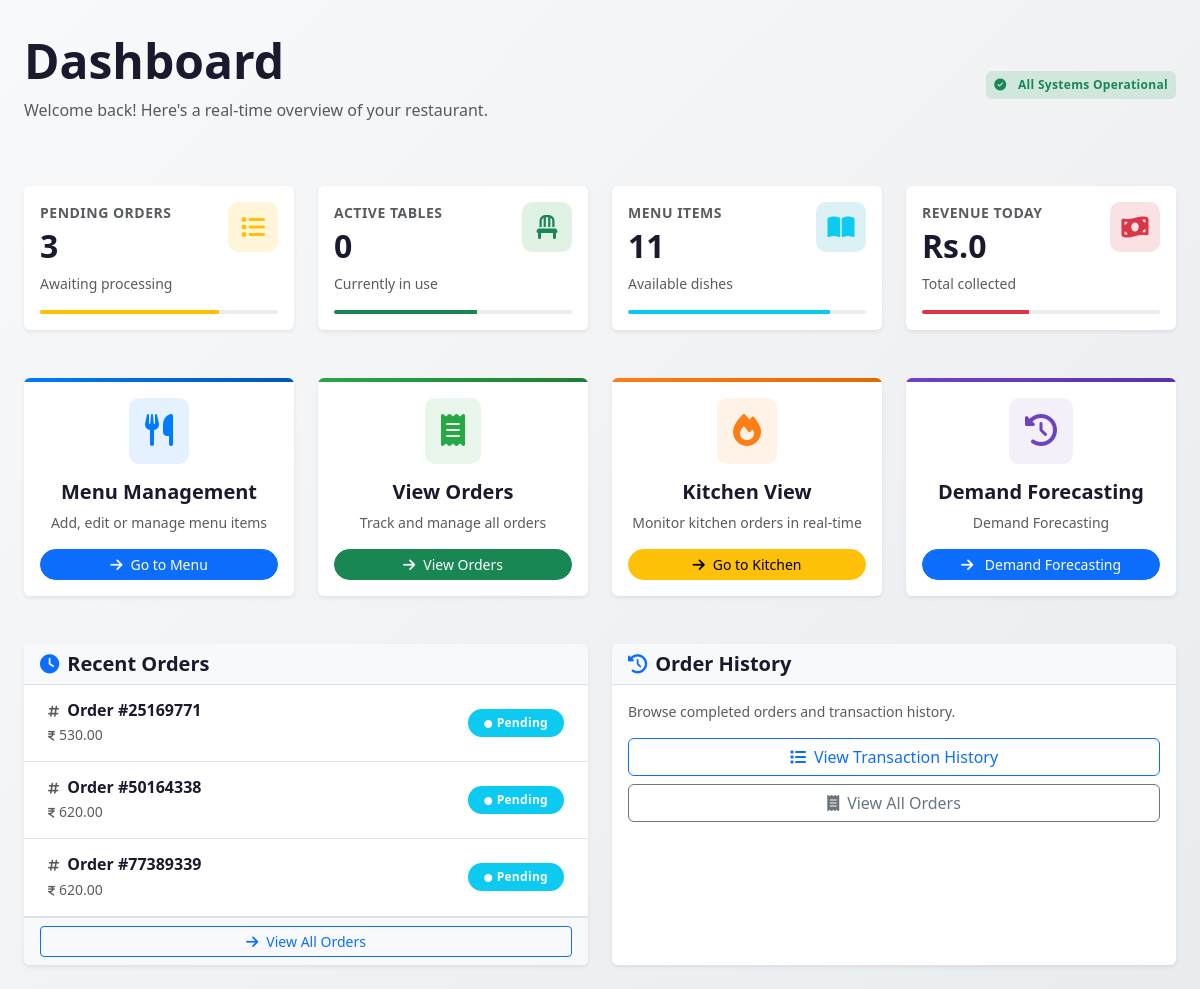
The app's page /dashboard/ (signed in), older data.
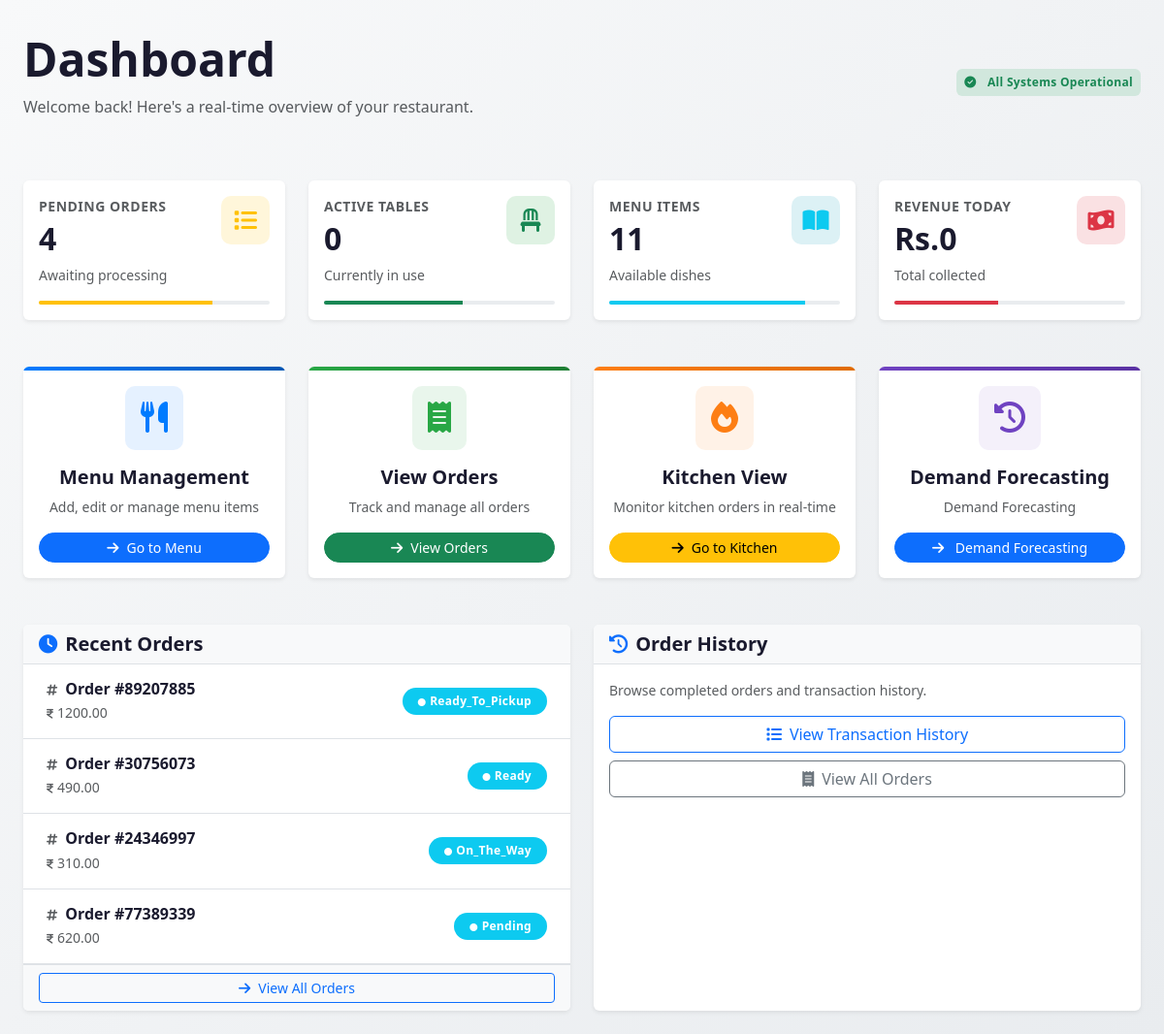
The same page, newer data.
### restaurant/models.py (models this page shows, shortened)
class Order(models.Model):
    ORDER_STATUS_CHOICES = [
        ('pending', 'Pending'),
        ('preparing', 'Cooking'),
        ('ready', 'Ready'),
        ('on_the_way', 'On The Way'),
        ('ready_to_pickup', 'Ready to Pickup'),
        ('served', 'Served'),
        ('completed', 'Completed'),
        ('cancelled', 'Cancelled'),
    ]
    ORDER_TYPE_CHOICES = [
        ('table', 'Table'),
        ('takeaway', 'Takeaway'),
        ('delivery', 'Delivery'),
    ]
    delivery_charge = models.DecimalField(
        max_digits=10,
        decimal_places=2,
        default=0,
        help_text="Delivery charge for delivery orders"
    )
    order_id = models.CharField(max_length=8, default=generate_order_id, editable=False, unique=True)
    customer_name = models.CharField(max_length=255)
    customer_phone = models.CharField(max_length=15, blank=True, null=True)
    delivery_address = models.TextField(blank=True, null=True)
    delivery_landmark = models.CharField(max_length=255, blank=True, null=True)
    delivery_building = models.CharField(max_length=255, blank=True, null=True)
    delivery_unit = models.CharField(max_length=100, blank=True, null=True)
    order_type = models.CharField(max_length=10, choices=ORDER_TYPE_CHOICES)
    status = models.CharField(max_length=20, choices=ORDER_STATUS_CHOICES, default='pending')
    total_amount = models.DecimalField(max_digits=10, decimal_places=2, default=0)
    payment_status = models.CharField(max_length=10, default='unpaid')
    special_notes = models.TextField(blank=True, null=True)
    table = models.ForeignKey('Table', on_delete=models.SET_NULL, null=True, blank=True)
    completed_by = models.ForeignKey(settings.AUTH_USER_MODEL, on_delete=models.SET_NULL, null=True, blank=True, related_name='completed_orders')
    created_by = models.ForeignKey(settings.AUTH_USER_MODEL, on_delete=models.SET_NULL, null=True, blank=True, related_name='created_orders')
    created_at = models.DateTimeField(auto_now_add=True)
    updated_at = models.DateTimeField(auto_now=True)

### home/views.py (the view)
# urls.py: path('dashboard/', views.dashboard_view, name='dashboard'),
@login_required
def dashboard_view(request):
    today = datetime.now().date()
    pending_orders = Order.objects.exclude(status__in=['completed', 'cancelled']).count()
    active_tables = Table.objects.filter(is_occupied=True).count()
    total_menu_items = MenuItem.objects.filter(is_available=True).count()
    today_revenue = Order.objects.filter(
        created_at__date=today,
        status='completed'
    ).aggregate(Sum('total_amount'))['total_amount__sum'] or 0
    recent_orders = Order.objects.order_by('-created_at')[:5]
    context = {
        'pending_orders': pending_orders,
        'active_tables': active_tables,
        'total_menu_items': total_menu_items,
        'today_revenue': today_revenue,
        'orders': recent_orders,
    }
    return render(request, 'restaurant/dashboard.html', context)

### accounts/models.py (called while the page is built)
    def has_module_access(self, module_name):
        return self.permissions.filter(module=module_name, is_allowed=True).exists()

    def has_all_permissions(self):
        total_modules = StaffPermission.MODULE_CHOICES.__len__()
        allowed_count = self.permissions.filter(is_allowed=True).count()
        return allowed_count == total_modules

### restaurant/context_processors.py (called while the page is built)
def add_valid_table_id(request):
    valid_table_id = Table.objects.first().id if Table.objects.exists() else None
    return {'valid_table_id': valid_table_id}

### restaurant/templates/restaurant/dashboard.html (shortened to what the changed rows need)
{% extends 'home/base.html' %}
{% block content %}
<div class="container-fluid p-3 p-md-4" style="background: linear-gradient(135deg, #f8f9fa 0%, #e9ecef 100%); min-height: 100vh;">
    <div class="mb-5 pt-2">
        <div class="d-flex justify-content-between align-items-center flex-wrap">
            <div>
                <h1 class="display-5 fw-bold mb-2" style="color: #1a1a2e;">Dashboard</h1>
            </div>
        </div>
    </div>
    <div class="row g-4 mb-5">
        <div class="col-12 col-sm-6 col-lg-3">
            <div class="card h-100 border-0 shadow-sm hover-shadow" style="transition: all 0.3s ease; cursor: pointer; border-left: 5px solid #ffc107;">
                <div class="card-body">
                    <div class="d-flex justify-content-between align-items-start mb-3">
                        <div>
                            <p class="text-muted small fw-semibold mb-1 text-uppercase" style="letter-spacing: 0.5px;">Pending Orders</p>
                            <h2 class="mb-2 fw-bold" style="color: #1a1a2e;">{{ pending_orders }}</h2>
                            <div class="d-flex align-items-center">
                                <span class="small text-muted">Awaiting processing</span>
                            </div>
                        </div>
                    </div>
                </div>
            </div>
        </div>
        <div class="col-12 col-sm-6 col-lg-3">
            <div class="card h-100 border-0 shadow-sm hover-shadow" style="transition: all 0.3s ease; cursor: pointer; border-left: 5px solid #28a745;">
                <div class="card-body">
                    <div class="d-flex justify-content-between align-items-start mb-3">
                        <div>
                            <h2 class="mb-2 fw-bold" style="color: #1a1a2e;">{{ active_tables }}</h2>
                        </div>
                    </div>
                </div>
            </div>
        </div>
        <div class="col-12 col-sm-6 col-lg-3">
            <div class="card h-100 border-0 shadow-sm hover-shadow" style="transition: all 0.3s ease; cursor: pointer; border-left: 5px solid #17a2b8;">
                <div class="card-body">
                    <div class="d-flex justify-content-between align-items-start mb-3">
                        <div>
                            <h2 class="mb-2 fw-bold" style="color: #1a1a2e;">{{ total_menu_items }}</h2>
                        </div>
                    </div>
                </div>
            </div>
        </div>
        <div class="col-12 col-sm-6 col-lg-3">
            <div class="card h-100 border-0 shadow-sm hover-shadow" style="transition: all 0.3s ease; cursor: pointer; border-left: 5px solid #dc3545;">
                <div class="card-body">
                    <div class="d-flex justify-content-between align-items-start mb-3">
                        <div>
                            <h2 class="mb-2 fw-bold" style="color: #1a1a2e;">Rs.{{ today_revenue|default:"0" }}</h2>
                        </div>
                    </div>
                </div>
            </div>
        </div>
    </div>
    <div class="row g-4">
        <div class="col-12 col-lg-6">
            <div class="card h-100 border-0 shadow-sm">
                <div class="card-body p-0">
                    {% if orders %}
                        <div class="list-group list-group-flush">
                            {% for order in orders|slice:":5" %}
                            <div class="list-group-item d-flex justify-content-between align-items-center px-4 py-3 border-0 border-bottom" style="transition: background-color 0.2s;">
                                <div>
                                    <h6 class="mb-1 fw-semibold" style="color: #1a1a2e;">
                                        <i class="fas fa-hashtag text-muted me-2" style="font-size: 0.8rem;"></i>Order #{{ order.order_id }}
                                    </h6>
                                    <p class="text-muted small mb-0">
                                        <i class="fas fa-indian-rupee-sign me-1" style="font-size: 0.7rem;"></i>{{ order.total_amount }}
                                    </p>
                                </div>
                                <span class="badge rounded-pill {% if order.status == 'completed' %}bg-success
                                    {% elif order.status == 'preparing' %}bg-warning text-dark
                                    {% else %}bg-info{% endif %} px-3 py-2">
                                    <i class="fas fa-circle me-1" style="font-size: 0.5rem;"></i>{{ order.status|title }}
                                </span>
                            </div>
                            {% endfor %}
                        </div>
                    {% else %}
                        <div class="p-5 text-center">
                            <i class="fas fa-inbox text-muted mb-3" style="font-size: 2.5rem; opacity: 0.5;"></i>
                            <p class="text-muted mt-3">No recent orders</p>
                        </div>
                    {% endif %}
                </div>
            </div>
        </div>
    </div>
</div>
{% endblock %}

Row changes from the older to the newer data that the page shows:
removed Order: order_id "25169771", total_amount "530.00", status "Pending"
removed Order: order_id "50164338", total_amount "620.00", status "Pending"
added Order: order_id "89207885", total_amount "1200.00", status "Ready_To_Pickup"
added Order: order_id "30756073", total_amount "490.00", status "Ready"
added Order: order_id "24346997", total_amount "310.00", status "On_The_Way"
Text that changed along with them:
{{ pending_orders }}: "3" → "4"
